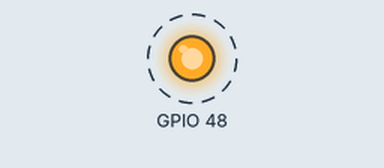
Simulated run of this program. Board: ESP32-S3. Shown: output pins drawn as LEDs (lit = HIGH). Dashed ring = blinking. What the program prints to the serial monitor is not drawn.

Above: at 0.5 s.
Timing chart, 0 to 4.6 s (numbered marks = the images above):
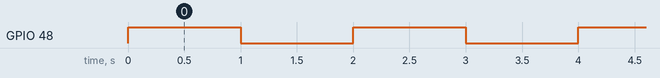

Measured:
- by itself, GPIO 48: alternates HIGH for 1.0 s and LOW for 1.0 s

The program:

main.cpp
```cpp
#include <Arduino.h>

// put function declarations here:
int myFunction(int, int);


void setup() {
  // put your setup code here, to run once:
  int result = myFunction(2, 3);
  Serial.begin(115200);
  Serial.println("Hello World!");
  Serial.printf("Result of myFunction: %d\n", result);

  // initialize digital pin LED_BUILTIN as an output.
  pinMode(LED_BUILTIN, OUTPUT);
}

void loop() {
  // put your main code here, to run repeatedly:
  Serial.println("Turn on LED...");
  digitalWrite(LED_BUILTIN, HIGH);   // turn the LED on (HIGH is the voltage level)
  delay(1000);
  Serial.println("Turn off LED...");
  digitalWrite(LED_BUILTIN, LOW);    // turn the LED off by making the voltage LOW
  delay(1000);                       // wait for a second
}

// put function definitions here:
int myFunction(int x, int y) {
  return x + y;
}
```
